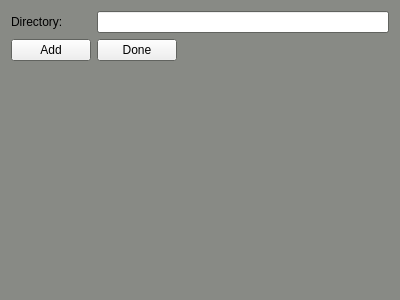
<?xml version="1.0" encoding="UTF-8"?>
<ui version="4.0">
 <class>sudentSubDirectory</class>
 <widget class="QWidget" name="sudentSubDirectory">
  <property name="geometry">
   <rect>
    <x>0</x>
    <y>0</y>
    <width>400</width>
    <height>300</height>
   </rect>
  </property>
  <property name="palette">
   <palette>
    <active>
     <colorrole role="Base">
      <brush brushstyle="SolidPattern">
       <color alpha="255">
        <red>255</red>
        <green>255</green>
        <blue>255</blue>
       </color>
      </brush>
     </colorrole>
     <colorrole role="Window">
      <brush brushstyle="SolidPattern">
       <color alpha="255">
        <red>136</red>
        <green>138</green>
        <blue>133</blue>
       </color>
      </brush>
     </colorrole>
    </active>
    <inactive>
     <colorrole role="Base">
      <brush brushstyle="SolidPattern">
       <color alpha="255">
        <red>255</red>
        <green>255</green>
        <blue>255</blue>
       </color>
      </brush>
     </colorrole>
     <colorrole role="Window">
      <brush brushstyle="SolidPattern">
       <color alpha="255">
        <red>136</red>
        <green>138</green>
        <blue>133</blue>
       </color>
      </brush>
     </colorrole>
    </inactive>
    <disabled>
     <colorrole role="Base">
      <brush brushstyle="SolidPattern">
       <color alpha="255">
        <red>136</red>
        <green>138</green>
        <blue>133</blue>
       </color>
      </brush>
     </colorrole>
     <colorrole role="Window">
      <brush brushstyle="SolidPattern">
       <color alpha="255">
        <red>136</red>
        <green>138</green>
        <blue>133</blue>
       </color>
      </brush>
     </colorrole>
    </disabled>
   </palette>
  </property>
  <property name="windowTitle">
   <string>Form</string>
  </property>
  <layout class="QFormLayout" name="formLayout">
   <item row="2" column="0">
    <widget class="QPushButton" name="pushButton_2">
     <property name="text">
      <string>Add</string>
     </property>
    </widget>
   </item>
   <item row="2" column="1">
    <widget class="QPushButton" name="pushButton">
     <property name="sizePolicy">
      <sizepolicy hsizetype="Maximum" vsizetype="Fixed">
       <horstretch>0</horstretch>
       <verstretch>0</verstretch>
      </sizepolicy>
     </property>
     <property name="text">
      <string>Done</string>
     </property>
    </widget>
   </item>
   <item row="0" column="0">
    <widget class="QLabel" name="label">
     <property name="text">
      <string>Directory:</string>
     </property>
    </widget>
   </item>
   <item row="0" column="1">
    <widget class="QLineEdit" name="lineEdit"/>
   </item>
  </layout>
 </widget>
 <resources/>
 <connections/>
</ui>
